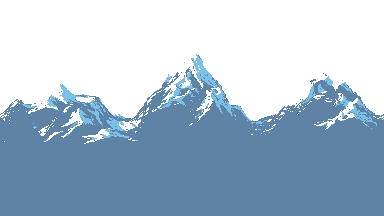
#> input picture assets/Parallax/glacial_mountains.png, 384 x 216 px, found by its file name; the run also reads 1 picture not shown here
$ python gen_fire_sprites.py
#> lines starting #> are read from the running program, lines starting #| are printed output that depends on the picture
#!/usr/bin/env python3
"""
gen_fire_sprites.py — Generate fire-themed background and foreground sprites.

Creates volcanic/fire-themed parallax background layers to replace the
cold/glacial originals for fire-themed levels. All shapes are preserved
from the originals — only colors are remapped to a warm fire palette.

Fire palette referenced from existing lava.png:
    #C42430, #EA323C, #FFA214, #FFC825

Usage:
    python3 .claude/scripts/gen_fire_sprites.py

Output (13 sprites):
    backgrounds/  sky_fire, sky_fire_lightened,
                  volcanic_mountains, volcanic_mountains_lightened,
                  smoke_bg, smoke_mg_1, smoke_mg_1_lightened,
                  smoke_mg_2, smoke_mg_3, smoke_lonely
    foregrounds/  fog_fire_1, fog_fire_2, smoke
"""

from PIL import Image
import os
import sys

# Resolve paths relative to the repo root (two levels up from this script)
SCRIPT_DIR = os.path.dirname(os.path.abspath(__file__))
REPO_ROOT = os.path.abspath(os.path.join(SCRIPT_DIR, "..", ".."))
BASE = os.path.join(REPO_ROOT, "assets", "sprites")
BG = os.path.join(BASE, "backgrounds")
FG = os.path.join(BASE, "foregrounds")


def remap_colors(src, dst, cmap):
    """Load a PNG, remap opaque pixel colors via RGB tuple lookup, save.

    Args:
        src:  path to source PNG
        dst:  path to output PNG
        cmap: dict mapping (R,G,B) → (R,G,B) for color replacement
    """
    img = Image.open(src).convert("RGBA")
#> img is the input picture: PIL image 384x216 RGBA; mean R, G, B, A 109.6, 130, 148.5, 142.6
    px = img.load()
    w, h = img.size
#> w = 384; h = 216
    for y in range(h):
        for x in range(w):
            r, g, b, a = px[x, y]
            if a == 0:
                continue
            k = (r, g, b)
            if k in cmap:
                px[x, y] = cmap[k] + (a,)
    img.save(dst)
    print(f"  {os.path.basename(dst)} ({w}x{h})")
#|   volcanic_mountains.png (384x216)


def main():
    print("=== Generating fire-themed sprites ===\n")

    # ----------------------------------------------------------------
    # 1. SKY — flat fill, single color
    # ----------------------------------------------------------------
    print("[Sky]")

    # sky_fire.png — deep fiery orange (replaces sky_blue #08A9FC)
    Image.new("RGBA", (384, 216), (204, 68, 0, 255)).save(
        os.path.join(BG, "sky_fire.png"))
    print("  sky_fire.png (384x216)")

    # sky_fire_lightened.png — brighter orange (replaces sky_blue_lightened #57B8FA)
    Image.new("RGBA", (384, 216), (221, 85, 17, 255)).save(
        os.path.join(BG, "sky_fire_lightened.png"))
    print("  sky_fire_lightened.png (384x216)")

    # ----------------------------------------------------------------
    # 2. VOLCANIC MOUNTAINS — pure color remap of glacial mountains
    #    Preserves every pixel position; only swaps the palette.
    # ----------------------------------------------------------------
    print("\n[Volcanic Mountains]")

    # glacial_mountains.png palette → fire palette
    #   #FFFFFF (snow)           → #FFC825 (lava yellow glow)
    #   #FFC599 (warm highlight) → #FFA214 (lava orange)
    #   #7BC0E7 (mid ice)        → #8B3A1A (warm mid rock)
    #   #5E83A6 (base tone 2)    → #4A1A08 (dark volcanic)
    #   #5B88A6 (base tone 1)    → #3D1608 (darkest volcanic)
    remap_colors(
        os.path.join(BG, "glacial_mountains.png"),
        os.path.join(BG, "volcanic_mountains.png"),
        {
            (255, 255, 255): (255, 200, 37),
            (255, 197, 153): (255, 162, 20),
            (123, 192, 231): (139, 58, 26),
            (94, 131, 166):  (74, 26, 8),
            (91, 136, 166):  (61, 22, 8),
        })

    # glacial_mountains_lightened.png palette → lighter fire palette
    #   #B5D9E9 (lightest) → #CC7832 (warm highlight)
    #   #79BBE1 (mid light) → #AA5528 (mid volcanic)
    #   #779FC6 (mid)       → #8B3A1A (warm rock)
    #   #5B88A6 (darkest)   → #6B2810 (dark volcanic)
    remap_colors(
        os.path.join(BG, "glacial_mountains_lightened.png"),
        os.path.join(BG, "volcanic_mountains_lightened.png"),
        {
            (181, 217, 233): (204, 120, 50),
            (121, 187, 225): (170, 85, 40),
            (119, 159, 198): (139, 58, 26),
            (91, 136, 166):  (107, 40, 16),
        })
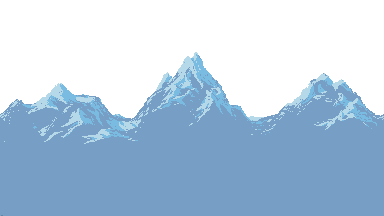
#> input picture assets/Parallax/glacial_mountains_lightened.png, 384 x 216 px, found by its file name
#> in remap_colors, img is the input picture: PIL image 384x216 RGBA; mean R, G, B, A 119.6, 142.6, 163.6, 142.6
#> in remap_colors (call 2), `img.save(dst)`:
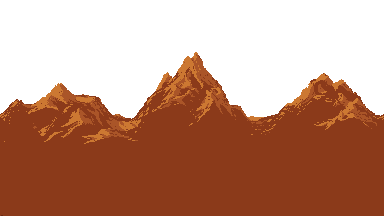
#> saved as volcanic_mountains_lightened.png: PIL image 384x216 RGBA; mean R, G, B, A 131.7, 86.2, 66.7, 142.6; transparent parts drawn white
#|   volcanic_mountains_lightened.png (384x216)

    # ----------------------------------------------------------------
    # 3. SMOKE CLOUDS — color remap of blue cloud layers
    # ----------------------------------------------------------------
    print("\n[Smoke Clouds]")

    # smoke_bg.png (from clouds_bg.png)
    remap_colors(
        os.path.join(BG, "clouds_bg.png"),
        os.path.join(BG, "smoke_bg.png"),
        {
            (113, 193, 252): (107, 58, 32),
            (164, 213, 243): (139, 90, 56),
        })
#> call 3 of remap_colors, with src = 'assets/sprites/backgrounds/clouds_bg.png', dst = 'assets/sprites/backgrounds/smoke_bg.png'
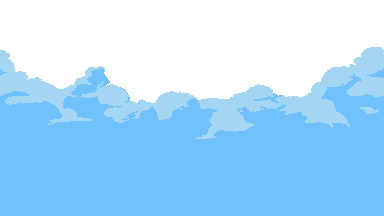
#> input picture assets/Parallax/clouds_bg.png, 384 x 216 px, found by its file name
#> in remap_colors, img is the input picture: PIL image 384x216 RGBA; mean R, G, B, A 117.9, 163.6, 196.6, 157.2
#> in remap_colors (call 3), `img.save(dst)`:
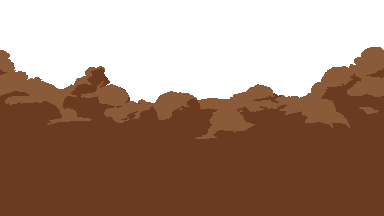
#> saved as smoke_bg.png: PIL image 384x216 RGBA; mean R, G, B, A 112, 81.8, 64.8, 157.2; transparent parts drawn white
#|   smoke_bg.png (384x216)

    # smoke_mg_1.png (from clouds_mg_1.png)
    remap_colors(
        os.path.join(BG, "clouds_mg_1.png"),
        os.path.join(BG, "smoke_mg_1.png"),
        {
            (142, 202, 237): (123, 72, 40),
            (158, 225, 245): (139, 88, 48),
            (161, 225, 246): (142, 91, 50),
            (165, 227, 248): (145, 94, 53),
            (199, 240, 253): (170, 119, 72),
        })
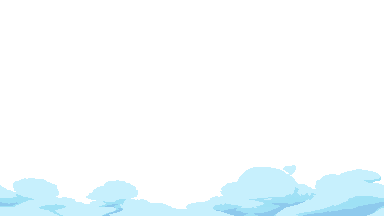
#> input picture assets/Parallax/clouds_mg_1.png, 384 x 216 px, found by its file name
#> in remap_colors, img is the input picture: PIL image 384x216 RGBA; mean R, G, B, A 50.8, 57.3, 59.6, 36.3
#|   smoke_mg_1.png (384x216)

    # smoke_mg_1_lightened.png (from clouds_mg_1_lightened.png)
    remap_colors(
        os.path.join(BG, "clouds_mg_1_lightened.png"),
        os.path.join(BG, "smoke_mg_1_lightened.png"),
        {
            (137, 194, 233): (139, 88, 48),
            (152, 219, 244): (155, 104, 60),
            (165, 227, 248): (170, 119, 72),
            (190, 238, 252): (190, 140, 88),
        })
#|   smoke_mg_1_lightened.png (384x216)

    # smoke_mg_2.png (from clouds_mg_2.png)
    remap_colors(
        os.path.join(BG, "clouds_mg_2.png"),
        os.path.join(BG, "smoke_mg_2.png"),
        {
            (129, 204, 245): (123, 80, 48),
            (156, 218, 247): (165, 104, 64),
        })
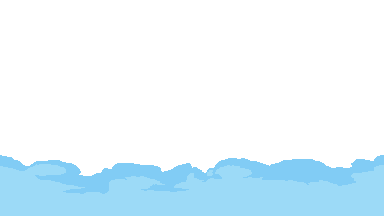
#> input picture assets/Parallax/clouds_mg_2.png, 384 x 216 px, found by its file name
#> in remap_colors, img is the input picture: PIL image 384x216 RGBA; mean R, G, B, A 46.2, 62.1, 69.9, 61.8
#> in remap_colors (call 6), `img.save(dst)`:
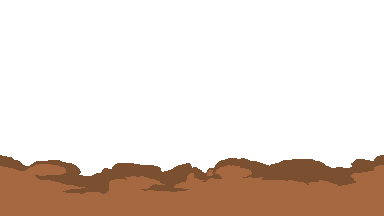
#> saved as smoke_mg_2.png: PIL image 384x216 RGBA; mean R, G, B, A 47.3, 33.8, 24.6, 61.8; transparent parts drawn white
#|   smoke_mg_2.png (384x216)

    # smoke_mg_3.png (from clouds_mg_3.png)
    remap_colors(
        os.path.join(BG, "clouds_mg_3.png"),
        os.path.join(BG, "smoke_mg_3.png"),
        {
            (114, 173, 221): (123, 69, 37),
        })

    # smoke_lonely.png (from clouds_lonely.png)
    remap_colors(
        os.path.join(BG, "clouds_lonely.png"),
        os.path.join(BG, "smoke_lonely.png"),
        {
            (113, 193, 252): (107, 58, 32),
            (114, 173, 238): (96, 48, 24),
            (164, 213, 243): (139, 90, 56),
        })

    # ----------------------------------------------------------------
    # 4. FIRE FOG — warm glow replacing cold cyan
    # ----------------------------------------------------------------
    print("\n[Fire Fog]")

    # fog_fire_1.png (from fog_1.png)
    remap_colors(
        os.path.join(FG, "fog_1.png"),
        os.path.join(FG, "fog_fire_1.png"),
        {
            (148, 253, 255): (255, 136, 51),
        })

    # fog_fire_2.png (from fog_2.png)
    remap_colors(
        os.path.join(FG, "fog_2.png"),
        os.path.join(FG, "fog_fire_2.png"),
        {
            (0, 205, 249): (204, 68, 0),
        })

    # ----------------------------------------------------------------
    # 5. FOREGROUND SMOKE — dark ash puffs replacing white clouds
    # ----------------------------------------------------------------
    print("\n[Foreground Smoke]")

    # smoke.png (from foreground clouds.png)
    remap_colors(
        os.path.join(FG, "clouds.png"),
        os.path.join(FG, "smoke.png"),
        {
            (146, 161, 185): (90, 48, 32),
            (199, 207, 221): (123, 80, 64),
            (255, 255, 255): (155, 112, 96),
        })

    print("\n=== Done! 13 fire-themed sprites created ===")


if __name__ == "__main__":
#> (the run stopped early here; a loop or call above may not have finished)
